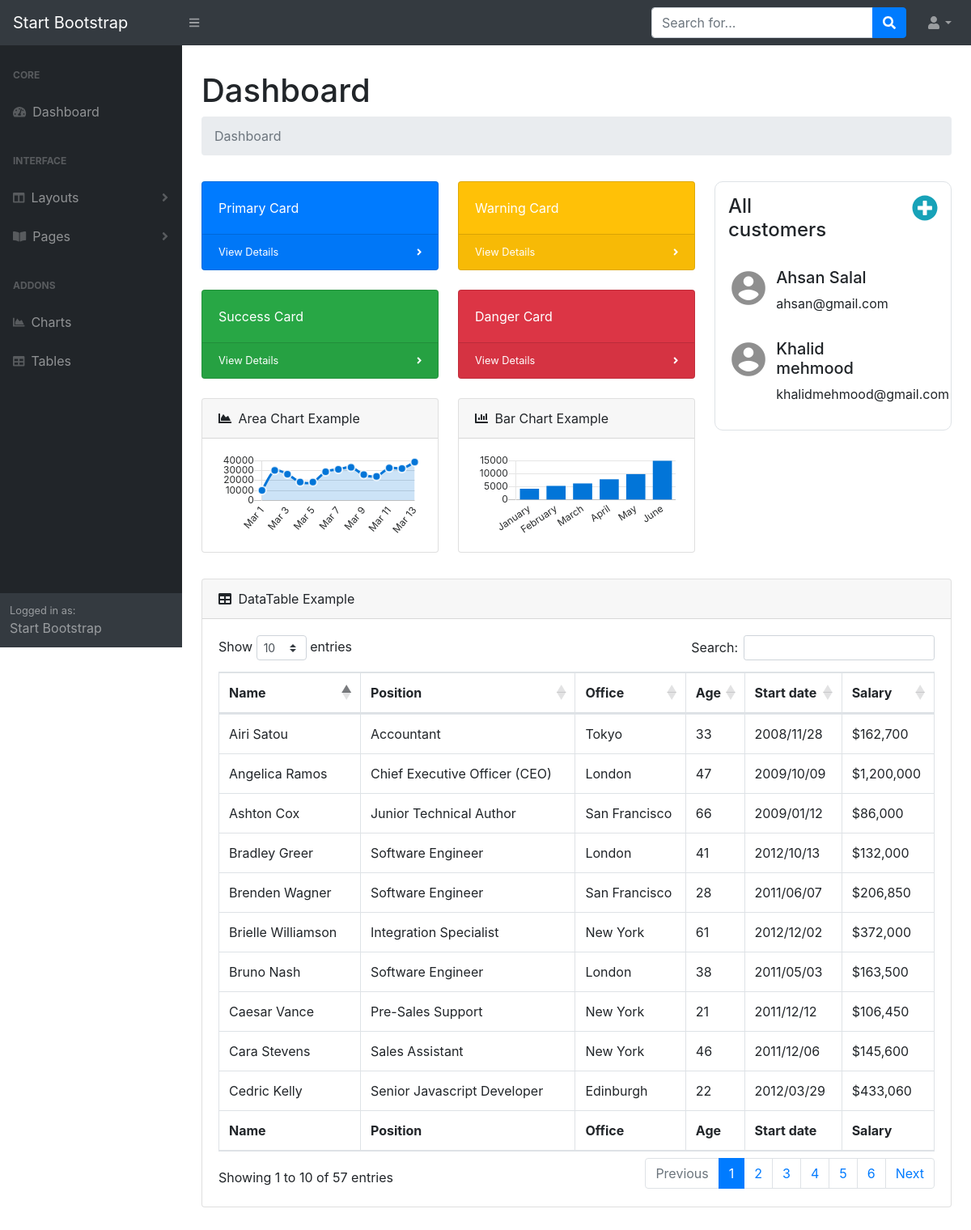
/ (signed in), run on an earlier commit of the app's database.
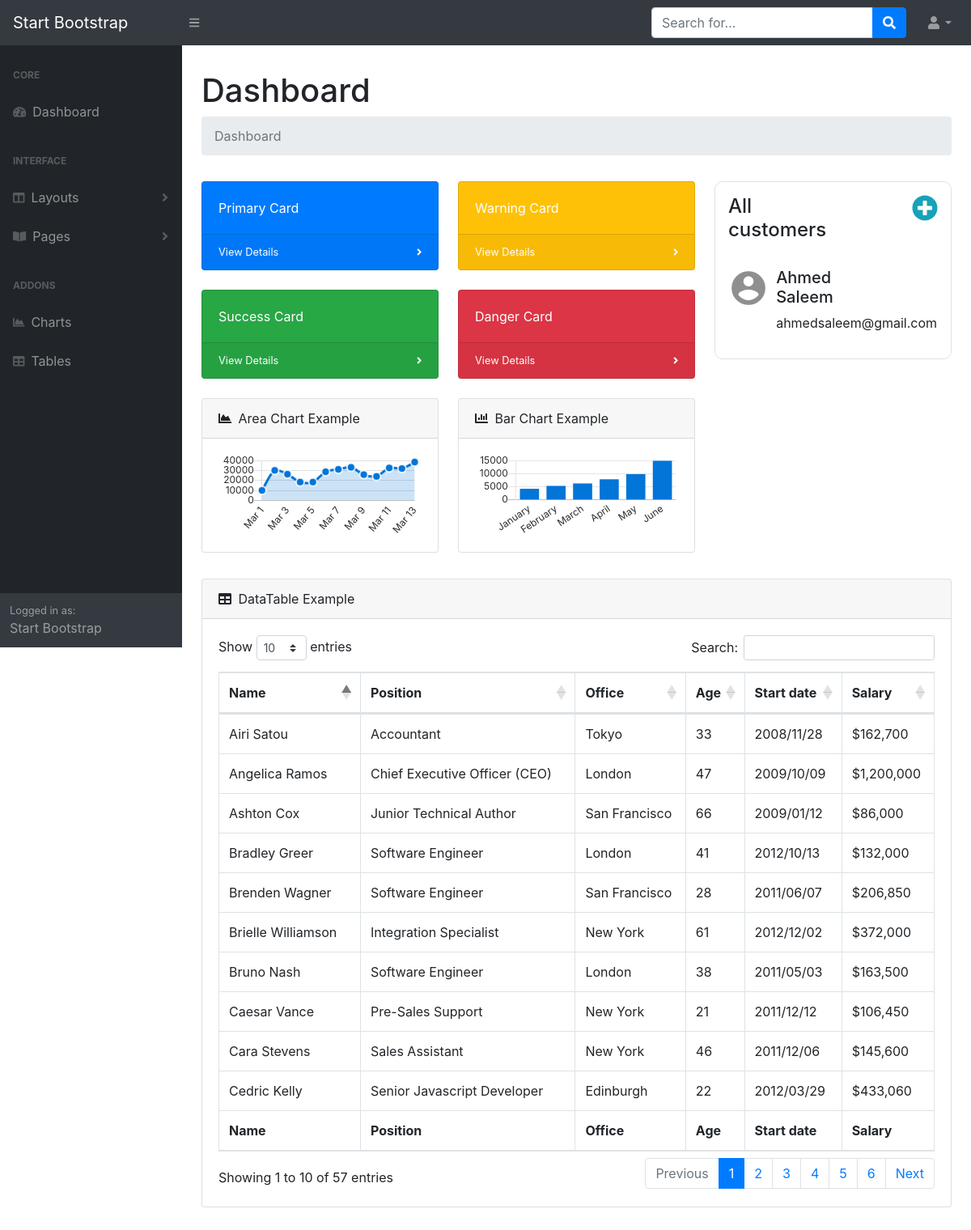
And on a later commit of the database.
### task/models.py (models this page shows, shortened)
class Customer(models.Model):
    first_name=models.CharField(max_length=70)
    last_name=models.CharField(max_length=70)
    email=models.EmailField()
    added_by = models.ForeignKey(User, on_delete = models.CASCADE, null = True)

### task/views.py (the view, shortened to what this page needs)
# urls.py: path('',views.index, name='home page'),
@login_required(login_url='login')
def index(request):
	form=CustomerForm()
	customers=Customer.objects.filter(added_by = request.user)
	return render(request,'task/index.html',{'form':form,'customers':customers})

### task/forms.py (shortened to what this page needs)
class CustomerForm(forms.ModelForm):
	class Meta:
		model=Customer
		fields=['first_name','last_name','email']

### task/templates/task/index.html (shortened to what the changed rows need)
<!DOCTYPE html>
{% load static %}
{% load crispy_forms_tags %}
<html lang="en">
    <head>
        <link href="{% static 'task/css/styles.css' %}" rel="stylesheet" />
        <link href="https://cdn.datatables.net/1.10.20/css/dataTables.bootstrap4.min.css" rel="stylesheet" />
    </head>
    <body class="sb-nav-fixed">
        <div id="layoutSidenav">
            <div id="layoutSidenav_content" >
                <div class="row">
                    <div class="col-lg-12 py-4">
                        <div class="container-fluid">
                            <h1 class="mt-2">Dashboard</h1>
                            <div class="row">
                                <div class="col-sm-4 py-2">
                                    <div>
                                        <div class="border py-3 radius-10">
                                            {% for customer in customers %}
                                                <div class="profile-card p-3">
                                                    <div class="row">
                                                        <div class="col-sm-2">
                                                            <i class="material-icons" style="color: #8f8f8f; font-size: 50px;">account_circle</i>
                                                        </div>
                                                        <div class="col-sm-8 px-4">
                                                            <div>
                                                                <h5>{{ customer.first_name }} {{ customer.last_name }}</h5>
                                                                {{ customer.email }}
                                                            </div>
                                                        </div>
                                                    </div>
                                                </div>
                                            {% endfor %}
                                        </div>
                                    </div>
                                </div>
                            </div>
                            <div class="card mb-4">
                                <div class="card-body">
                                    <div class="table-responsive">
                                        <table class="table table-bordered" id="dataTable" width="100%" cellspacing="0">
                                            <thead>
                                                <tr>
                                                    <th>Name</th>
                                                    <th>Position</th>
                                                    <th>Office</th>
                                                    <th>Age</th>
                                                    <th>Start date</th>
                                                    <th>Salary</th>
                                                </tr>
                                            </thead>
                                            <tfoot>
                                                <tr>
                                                    <th>Name</th>
                                                    <th>Position</th>
                                                    <th>Office</th>
                                                    <th>Age</th>
                                                    <th>Start date</th>
                                                    <th>Salary</th>
                                                </tr>
                                            </tfoot>
                                        </table>
                                    </div>
                                </div>
                            </div>
                        </div>
                    </div>
                </div>
            </div>
        </div>
    </body>
</html>

What changed in the data, as far as the page shows it:
removed Customer: first_name "Ahsan", last_name "Salal", email "ahsan@gmail.com"
removed Customer: first_name "Khalid", last_name "mehmood", email "khalidmehmood@gmail.com"
added Customer: first_name "Ahmed", last_name "Saleem", email "ahmedsaleem@gmail.com"
